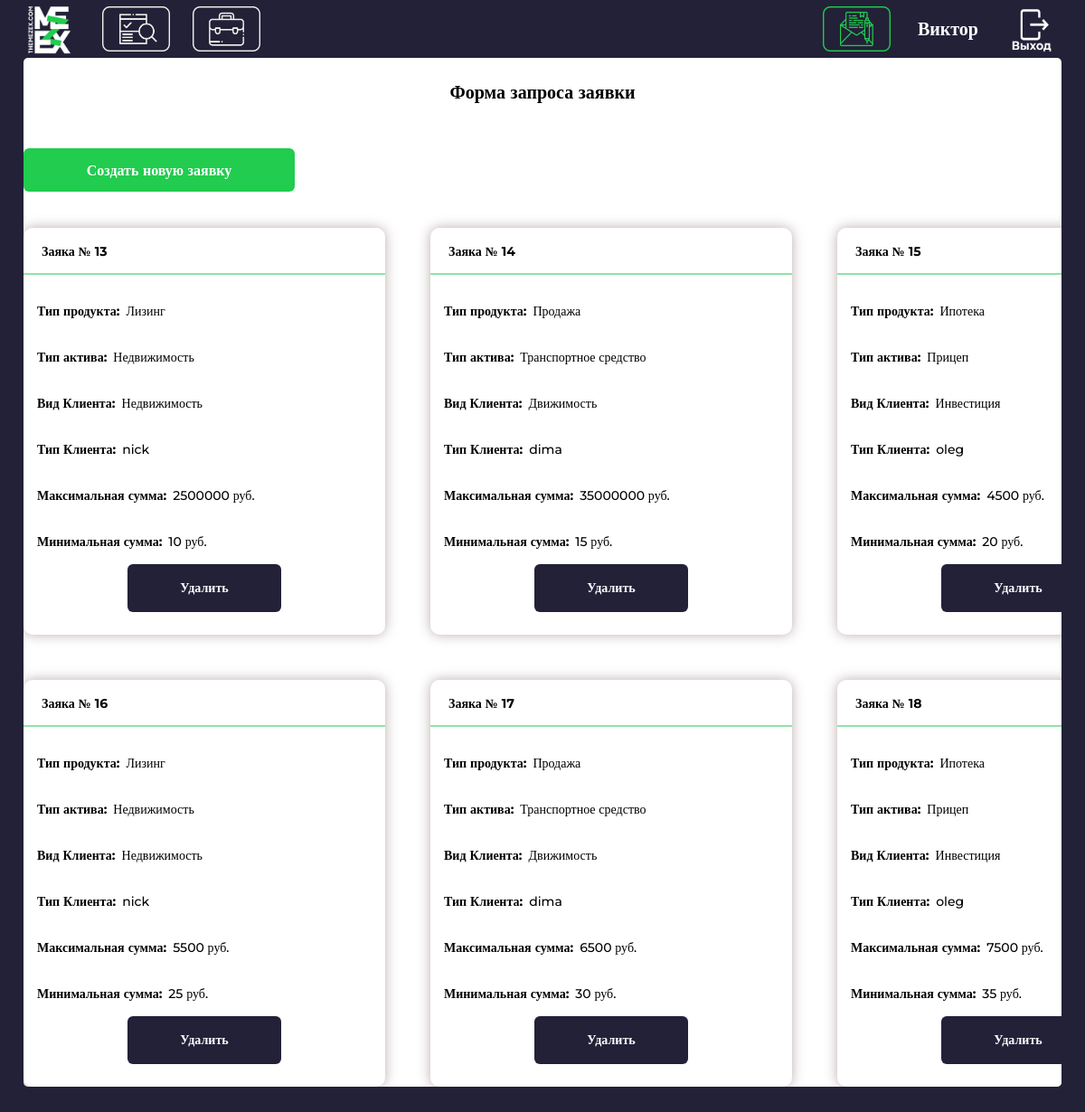
/create/ (signed in), run on an earlier commit of the app's database.
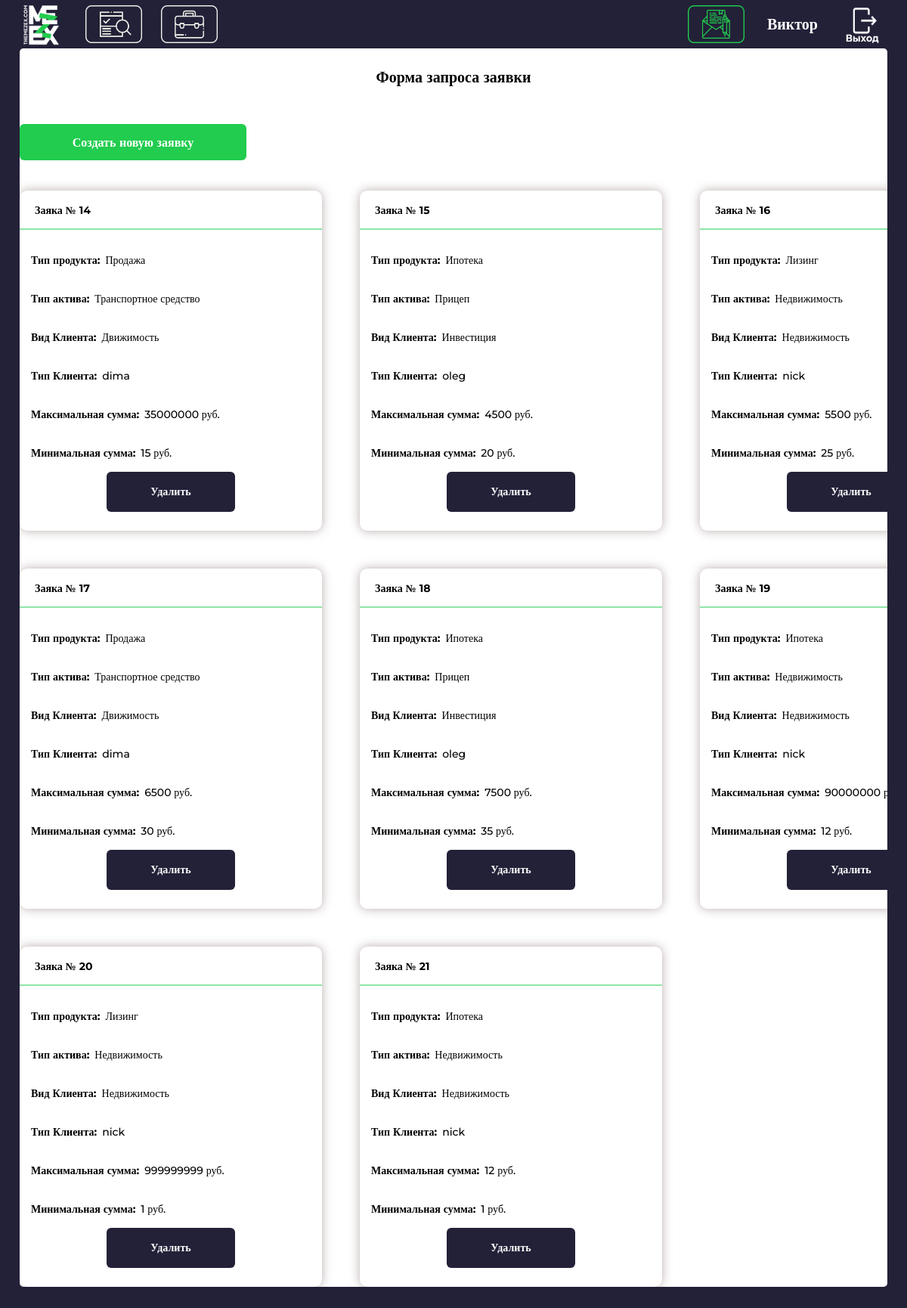
And on a later commit of the database.
### invest/models.py (models this page shows, shortened)
class RequestInvestor(models.Model):
    id_FinProduct = models.ForeignKey(FinProduct, on_delete = models.PROTECT)
    id_Investor = models.ForeignKey(Investor, on_delete = models.CASCADE)
    id_Status = models.ForeignKey(Status, on_delete = models.PROTECT)
    id_TypeActiv = models.ForeignKey(TypeActiv, on_delete = models.PROTECT)
    id_ViewActiv = models.ForeignKey(ViewActiv, on_delete = models.PROTECT)
    id_ViewClient = models.ForeignKey(ViewClient, on_delete = models.PROTECT)
    max_sum = models.BigIntegerField()
    max_term = models.BigIntegerField()
    min_sum = models.BigIntegerField()
    min_term = models.BigIntegerField()

class FinProduct(models.Model):
    NameOfFinProduct = models.TextField()

class TypeActiv(models.Model):
    NameOfTypeActiv = models.TextField()

class ViewActiv(models.Model):
    NameOfViewActiv = models.TextField()

class ViewClient(models.Model):
    NameOfViewClient = models.TextField()

### invest/views.py (the view)
# urls.py: path('create/', views.create, name='create'),
@login_required
def create(request):
    clients = Account.objects.filter(username = request.user.username)
    client = clients[0]
    investors = Investor.objects.filter(id_Account = client.id)
    investor = investors[0]
    RI = RequestInvestor.objects.filter(id_Investor = investor.id)
    infos = []
    for ReqInv in RI:
        infos.append(CreateOutput(id = ReqInv.id, FinProduct = ReqInv.id_FinProduct.NameOfFinProduct, TypeActiv= ReqInv.id_TypeActiv.NameOfTypeActiv, ViewActiv= ReqInv.id_ViewActiv.NameOfViewActiv, ViewClient=ReqInv.id_ViewClient.NameOfViewClient, max_sum = ReqInv.max_sum, min_sum=ReqInv.min_sum, max_term=ReqInv.max_term, min_term=ReqInv.min_term))
    return render(request, 'invest/create.html', {'infos' : infos, 'NameOfInvestor' : investor.name})

### invest/templates/invest/create.html (shortened to what the changed rows need)
{% load static %}
<!DOCTYPE html>
<html lang="ru">
<head>
	<link rel="stylesheet" href={% static 'invest/css/offers_create.css' %}>
</head>
<body>
    <div class="container-overlay">
        <div class="container-all">
            <div class="window_applications">
            <div class="layout_container-content">
                <div class="section-container-applications">
                        <div class="container_all_create">
                            <div class="flex-container-create">
                                {% for info in infos %}
                                <div class="flex-item-create" name = 'id_inv' id="{{ info.id }}">
                                    <div class="container_up_create">
                                        <div class="text-fio-create">Заяка № {{ info.id }}</div>
                                    </div>
                                    <div class="green-line"></div>
                                    <div class="block_text">
                                        <div class="text_main_create">Тип продукта: <div class="text_all_create">{{info.FinProduct}}</div></div>
                                        <div class="text_main_create">Тип актива: <div class="text_all_create">{{info.TypeActiv}}</div></div>
                                        <div class="text_main_create">Вид Клиента: <div class="text_all_create">{{info.ViewActiv}}</div></div>
                                        <div class="text_main_create">Тип Клиента: <div class="text_all_create">{{info.ViewClient}}</div></div>
                                        <div class="text_main_create">Максимальная сумма: <div class="text_all_create">{{info.max_sum}} руб.</div></div>
                                        <div class="text_main_create">Минимальная сумма: <div class="text_all_create">{{info.min_sum}} руб.</div></div>
                                    </div>
                                    <div class="block_but_delete">
                                        <a href ="{% url 'CreateDelete' info.id %}">
                                        <button id='{{ info.id }}' onclick="delete_create(event)" class ="button_delete_little">Удалить</button>
                                        </a>
                                    </div>
                                </div>
                                {% endfor %}
                            </div>
                        </div>
                </div>
            </div>
            </div>
        </div>
    </div>
</body>

What changed in the data, as far as the page shows it:
removed RequestInvestor: id "13", FinProduct "Лизинг", TypeActiv "Недвижимость", ViewActiv "Недвижимость", ViewClient "nick", max_sum "2500000", min_sum "10"
added RequestInvestor: id "19", FinProduct "Ипотека", TypeActiv "Недвижимость", ViewActiv "Недвижимость", ViewClient "nick", max_sum "90000000", min_sum "12"
added RequestInvestor: id "20", FinProduct "Лизинг", TypeActiv "Недвижимость", ViewActiv "Недвижимость", ViewClient "nick", max_sum "999999999", min_sum "1"
added RequestInvestor: id "21", FinProduct "Ипотека", TypeActiv "Недвижимость", ViewActiv "Недвижимость", ViewClient "nick", max_sum "12", min_sum "1"
